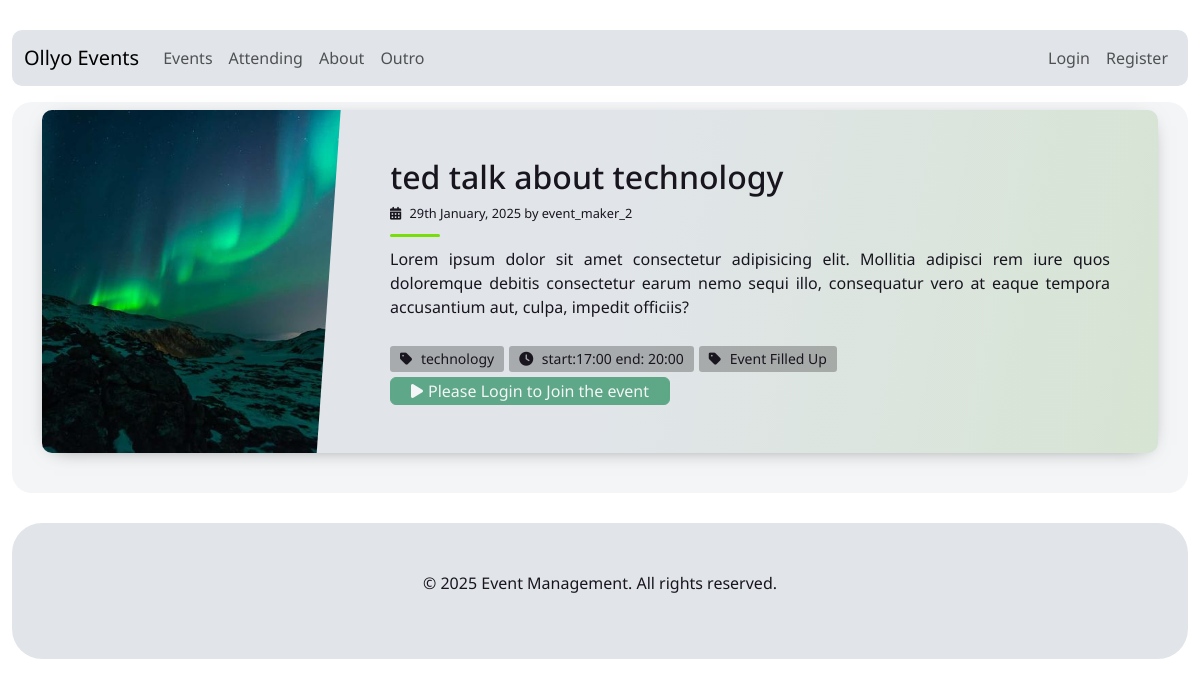
The app's page /public/index.php?page=event-view/3/details with its own data.
### tables this page shows
CREATE TABLE `events` (
  `id` int(11) NOT NULL,
  `user_id` int(11) DEFAULT NULL,
  `topic` varchar(255) DEFAULT NULL,
  `name` varchar(255) DEFAULT NULL,
  `description` text DEFAULT NULL,
  `seat_limit` int(11) DEFAULT NULL,
  `start_time` varchar(255) DEFAULT NULL,
  `end_time` varchar(255) DEFAULT NULL,
  `created_at` timestamp NOT NULL DEFAULT current_timestamp(),
  `updated_at` timestamp NOT NULL DEFAULT current_timestamp() ON UPDATE current_timestamp()
);

CREATE TABLE `users` (
  `id` int(11) NOT NULL,
  `name` varchar(100) NOT NULL,
  `email` varchar(150) NOT NULL,
  `password` varchar(255) NOT NULL,
  `role` enum('admin','event_maker','attendee') NOT NULL DEFAULT 'attendee',
  `created_at` timestamp NOT NULL DEFAULT current_timestamp()
);

### routes/web.php (called while the page is built, shortened)
<?php
require_once root . '/app/Helpers/helpers.php';
return [
    'home' => ROOT . '/pages/home.php',
    'about/{id}/profile' => ROOT . '/pages/about.php',
    'auth/login' => ROOT . '/pages/auth/login.php',
    'auth/login-handler' => ROOT . '/pages/auth/login-handler.php',
    'auth/register' => ROOT . '/pages/auth/register.php',
    'auth/register-handler' => ROOT . '/pages/auth/register-handler.php',
    'attending' => ROOT . '/pages/attending.php',
    'create-event' => ROOT . '/pages/event/my-event-create.php',
    'create-event-handler' => ROOT . '/pages/event/event-create-handler.php',
    'event-view/{id}/details' => ROOT . '/pages/event/event-view.php',
    'generate-event-csv/{id}/details' => ROOT . '/pages/event/generate-event-csv.php',
    'event-join/{event_id}/{user_id}/join' => ROOT . '/pages/event/event-join.php',
    'my-event' => ROOT . '/pages/event/my-event.php',
    'my-event-detail/{id}/detail' => ROOT . '/pages/event/my-event-detail.php',
    'my-event-edit/{id}/edit' => ROOT . '/pages/event/my-event-edit.php',
    'my-event-update' => ROOT . '/pages/event/my-event-update.php',
    'my-event-delete/{id}/delete' => ROOT . '/pages/event/my-event-delete.php',
    'submitted-events' => ROOT . '/pages/event/submitted-events.php',
    'outro' => ROOT . '/pages/outro.php',
];

### app/Helpers/events.php (called while the page is built, shortened)
<?php
function fetchViewEvent()
{
    $id = intval($_REQUEST['params'][1]);
    $db = Database::getInstance()->getConnection();
    $sql = "SELECT event.*, user.name AS user_name
        FROM events event
        JOIN users user ON event.user_id = user.id
        WHERE event.id = :id";
    $stmt = $db->prepare($sql);
    $stmt->bindParam(':id', $id, PDO::PARAM_INT);
    $stmt->execute();
    return $stmt->fetch(PDO::FETCH_ASSOC);
}
function numberOfAttendeeinThisEvent()
{
    $db = Database::getInstance()->getConnection();
    $event_id = intval($_REQUEST['params'][1]);
    $sql = "SELECT * FROM join_record where event_id = :event_id";
    $stmt = $db->prepare($sql);
    $stmt->bindParam(':event_id', $event_id, PDO::PARAM_INT);
    $stmt->execute();
    return (count($stmt->fetchAll(PDO::FETCH_ASSOC)));
}

### app/Helpers/helpers.php (called while the page is built, shortened)
<?php
function getIsLoggedIn()
{
    return isset($_SESSION['logged_in']) ? $_SESSION['logged_in'] : null;
}

### resources/pages/event/event-view.php (the view, shortened to what this page needs)
<?php
$event = fetchViewEvent();
$number = numberOfAttendeeinThisEvent() ;
?>
<section class="light">
    <div class="container py-2">
        <article class="postcard light green">
            <a class="postcard__img_link" href="#">
                <img class="postcard__img" src="/ollyo/public/assets/images/details.jpg" alt="Image Title" />
            </a>
            <div class="postcard__text t-dark">
                <h1 class="postcard__title green"><a href="#"><?php echo $event['name'] ?></a></h1>
                <div class="postcard__subtitle small">
                    <time datetime="2020-05-25 12:00:00">
                        <i class="fas fa-calendar-alt mr-2" style="margin-right: 5px;"></i> <?php $start = explode(' ', $event['start_time']);
                                                                                            $date = new DateTime('2025-01-29');
                                                                                            echo $date->format("jS F, Y"); ?>
                    </time>
                    <span>
                        by <?php echo $event['user_name']; ?>
                    </span>
                </div>
                <div class="postcard__bar"></div>
                <div class="postcard__preview-txt"><?php echo $event['description'] ?> </div>
                <ul class="postcard__tagbox">
                    <li class="tag__item"><i class="fas fa-tag mr-2" style="margin-right: 5px;"></i>
                        <?php echo $event['topic'] ?>
                    </li>
                    <li class="tag__item"><i class="fas fa-clock mr-2" style="margin-right: 5px;"></i>
                        <?php
                        $start = explode(' ', $event['start_time']);
                        $end = explode(' ', $event['end_time']);
                        $startTime = $start[1];
                        $endTime = $end[1];
                        echo "start:" . $startTime . " end: " . $endTime;
                        ?>
                    </li>
                    <li class="tag__item"><i class="fas fa-tag mr-2" style="margin-right: 5px;"></i> <?php echo ($event['seat_limit'] - $number >= 1) ? 'Only ' .($event['seat_limit'] - $number) . ' Seat left' : "Event Filled Up"; ?> </li>
                    <li class="">
                        <?php if (getIsLoggedIn() == null) { ?>
                            <button type="button" disabled class="btn btn-success" style="padding: 1px 20px;"><i class="fas fa-play" style="margin-right: 5px;"></i>Please Login to Join the event</button>
                        <?php } ?>
                    </li>
                </ul>
            </div>
        </article>
    </div>
</section>

### public/index.php (shortened to what this page needs)
<?php
$app = dirname(__DIR__);
$routes = require_once $app . '/routes/web.php';
require_once ROOT . '/common/header.php';
$page = isset($_GET['page']) ? $_GET['page'] : 'home';
foreach ($routes as $route => $filePath) {
    $pattern = preg_replace('/\{[^\}]+\}/', '([^/]+)', $route);
    $pattern = '#^' . $pattern . '$#';
    if (preg_match($pattern, $page, $matches)) {
        require_once $filePath;
        break;
    }
}
require_once ROOT . "/common/footer.php";

### public/assets/css/style.css (style rules this page uses)
* { margin: 0; padding: 0; outline: 0; box-sizing: border-box; font-family: "Noto Sans", serif; }
a { text-decoration: none; }
ul, li { list-style: none; }
img { border: 0; }
.light { background: #f3f5f7; border-radius: 20px ; }
a, a:hover { text-decoration: none; transition: color 0.3s ease-in-out; }
.postcard { flex-wrap: wrap; display: flex; box-shadow: 0 4px 21px -12px rgba(0, 0, 0, 0.66); border-radius: 10px; margin: 0 0 2rem 0; overflow: hidden; position: relative; color: #ffffff; }
.postcard.light { background-color: #e1e5ea; }
.postcard .t-dark { color: #18151f; }
.postcard a { color: inherit; }
.postcard h1, .postcard .h1 { margin-bottom: 0.5rem; font-weight: 500; line-height: 1.2; }
.postcard .small { font-size: 80%; }
.postcard .postcard__title { font-size: 1.75rem; }
.postcard .postcard__img { max-height: 180px; width: 100%; object-fit: cover; position: relative; }
.postcard .postcard__img_link { display: contents; }
.postcard .postcard__bar { width: 50px; height: 10px; margin: 10px 0; border-radius: 5px; background-color: #424242; transition: width 0.2s ease; }
.postcard .postcard__text { padding: 1.5rem; position: relative; display: flex; flex-direction: column; }
.postcard .postcard__preview-txt { overflow: hidden; text-overflow: ellipsis; text-align: justify; height: 100%; }
.postcard .postcard__tagbox { display: flex; flex-flow: row wrap; font-size: 14px; margin: 20px 0 0 0; padding: 0; justify-content: center; }
.postcard .postcard__tagbox .tag__item { display: inline-block; background: rgba(83, 83, 83, 0.4); border-radius: 3px; padding: 2.5px 10px; margin: 0 5px 5px 0; cursor: default; user-select: none; transition: background-color 0.3s; }
.postcard:before { content: ""; position: absolute; top: 0; right: 0; bottom: 0; left: 0; background-image: linear-gradient(-70deg, #424242, transparent 50%); opacity: 1; border-radius: 10px; }
@media screen and (min-width: 769px) { .postcard { flex-wrap: inherit; } }
@media screen and (min-width: 769px) { .postcard .postcard__title { font-size: 2rem; } }
@media screen and (min-width: 769px) { .postcard .postcard__tagbox { justify-content: start; } }
@media screen and (min-width: 769px) { .postcard .postcard__img { max-width: 300px; max-height: 100%; transition: transform 0.3s ease; } }
@media screen and (min-width: 769px) { .postcard .postcard__text { padding: 3rem; width: 100%; } }
@media screen and (min-width: 769px) { .postcard:nth-child(2n+1) { flex-direction: row; } }
@media screen and (min-width: 769px) { .postcard:nth-child(2n+1) .postcard__text::before { left: -12px !important; transform: rotate(4deg); } }
@media screen and (min-width: 1024px) { .postcard__text { padding: 2rem 3.5rem; } }
@media screen and (min-width: 1024px) { .postcard__text:before { content: ""; position: absolute; display: block; top: -20%; height: 130%; width: 55px; } }
@media screen and (min-width: 1024px) { .postcard.light .postcard__text:before { background: #e1e5ea; } }
.green .postcard__bar { background-color: #79dd09; }
.green::before { background-image: linear-gradient(-30deg, rgba(121, 221, 9, 0.1), transparent 50%); }
@media screen and (min-width: 769px) { .green::before { background-image: linear-gradient(-80deg, rgba(121, 221, 9, 0.1), transparent 50%); } }

### records on screen
events: name "ted talk about technology", user.name "event_maker_2", description "Lorem ipsum dolor sit amet consectetur adipisicing elit. Mollitia adipisci rem iure quos doloremque debitis consectetur earum nemo sequi illo, consequatur vero at eaque tempora accusantium aut, culpa, impedit officiis?", topic "technology", start_time "17:00", end_time "20:00", seat_limit "Event Filled Up"
